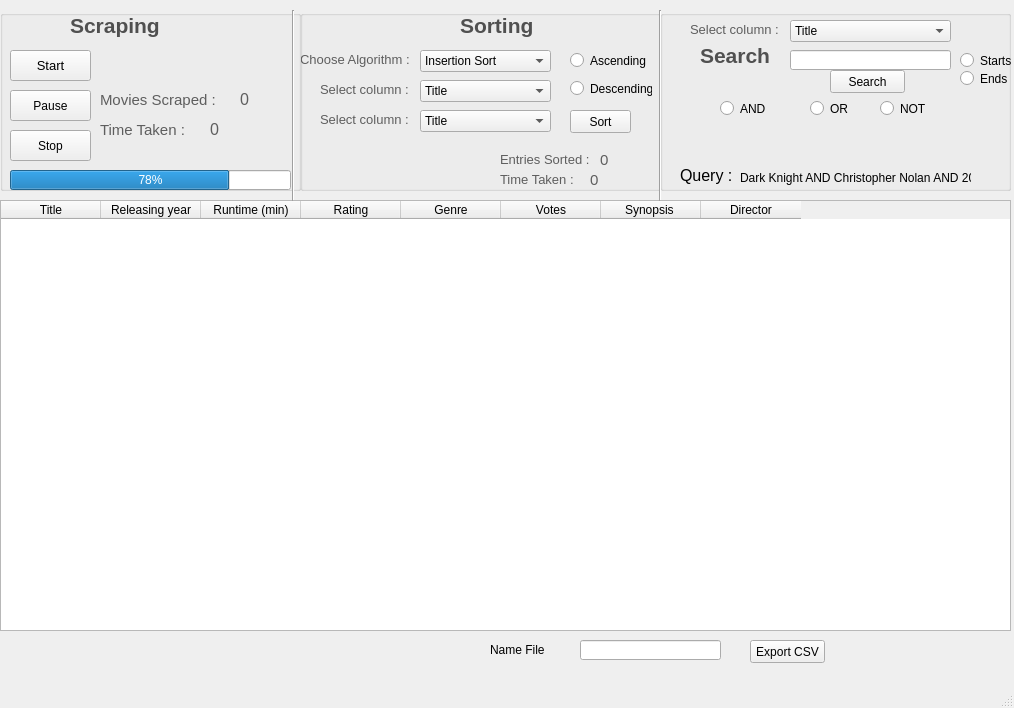
<?xml version="1.0" encoding="UTF-8"?>
<ui version="4.0">
 <class>MainWindow</class>
 <widget class="QMainWindow" name="MainWindow">
  <property name="geometry">
   <rect>
    <x>0</x>
    <y>0</y>
    <width>1014</width>
    <height>708</height>
   </rect>
  </property>
  <property name="minimumSize">
   <size>
    <width>1014</width>
    <height>708</height>
   </size>
  </property>
  <property name="maximumSize">
   <size>
    <width>1014</width>
    <height>708</height>
   </size>
  </property>
  <property name="windowTitle">
   <string>Moies Scrappy</string>
  </property>
  <property name="windowIcon">
   <iconset>
    <normaloff>C:/Users/Umair manzoor/Downloads/1486486316-arrow-film-movie-play-player-start-video_81236.ico</normaloff>C:/Users/Umair manzoor/Downloads/1486486316-arrow-film-movie-play-player-start-video_81236.ico</iconset>
  </property>
  <property name="styleSheet">
   <string notr="true"/>
  </property>
  <widget class="QWidget" name="centralwidget">
   <property name="minimumSize">
    <size>
     <width>1014</width>
     <height>667</height>
    </size>
   </property>
   <property name="maximumSize">
    <size>
     <width>1014</width>
     <height>667</height>
    </size>
   </property>
   <widget class="QGroupBox" name="groupBox">
    <property name="geometry">
     <rect>
      <x>0</x>
      <y>10</y>
      <width>301</width>
      <height>181</height>
     </rect>
    </property>
    <property name="whatsThis">
     <string/>
    </property>
    <property name="autoFillBackground">
     <bool>true</bool>
    </property>
    <property name="title">
     <string/>
    </property>
    <property name="flat">
     <bool>true</bool>
    </property>
    <widget class="QPushButton" name="Start_Button">
     <property name="geometry">
      <rect>
       <x>10</x>
       <y>40</y>
       <width>81</width>
       <height>31</height>
      </rect>
     </property>
     <property name="font">
      <font>
       <family>MS Shell Dlg 2</family>
       <pointsize>10</pointsize>
      </font>
     </property>
     <property name="text">
      <string>Start</string>
     </property>
    </widget>
    <widget class="QPushButton" name="Pause_button">
     <property name="geometry">
      <rect>
       <x>10</x>
       <y>80</y>
       <width>81</width>
       <height>31</height>
      </rect>
     </property>
     <property name="text">
      <string>Pause</string>
     </property>
    </widget>
    <widget class="QPushButton" name="Stop_button">
     <property name="geometry">
      <rect>
       <x>10</x>
       <y>120</y>
       <width>81</width>
       <height>31</height>
      </rect>
     </property>
     <property name="text">
      <string>Stop</string>
     </property>
     <property name="autoDefault">
      <bool>false</bool>
     </property>
     <property name="default">
      <bool>false</bool>
     </property>
     <property name="flat">
      <bool>false</bool>
     </property>
    </widget>
    <widget class="QProgressBar" name="Scraping_progress">
     <property name="geometry">
      <rect>
       <x>10</x>
       <y>160</y>
       <width>281</width>
       <height>20</height>
      </rect>
     </property>
     <property name="value">
      <number>78</number>
     </property>
    </widget>
    <widget class="QLabel" name="Movies_count">
     <property name="geometry">
      <rect>
       <x>240</x>
       <y>80</y>
       <width>47</width>
       <height>20</height>
      </rect>
     </property>
     <property name="font">
      <font>
       <family>MS Sans Serif</family>
       <pointsize>12</pointsize>
      </font>
     </property>
     <property name="text">
      <string>&lt;html&gt;&lt;head/&gt;&lt;body&gt;&lt;p&gt;&lt;span style=&quot; color:#5e5e5e;&quot;&gt;0&lt;/span&gt;&lt;/p&gt;&lt;/body&gt;&lt;/html&gt;</string>
     </property>
    </widget>
    <widget class="QLabel" name="Movies_count_Label">
     <property name="geometry">
      <rect>
       <x>100</x>
       <y>80</y>
       <width>121</width>
       <height>20</height>
      </rect>
     </property>
     <property name="font">
      <font>
       <family>MS Sans Serif</family>
       <pointsize>15</pointsize>
      </font>
     </property>
     <property name="text">
      <string>&lt;html&gt;&lt;head/&gt;&lt;body&gt;&lt;p&gt;&lt;span style=&quot; font-size:11pt; color:#5e5e5e;&quot;&gt;Movies Scraped :&lt;/span&gt;&lt;/p&gt;&lt;/body&gt;&lt;/html&gt;</string>
     </property>
    </widget>
    <widget class="QLabel" name="MoviesTime_count_Label_2">
     <property name="geometry">
      <rect>
       <x>100</x>
       <y>110</y>
       <width>121</width>
       <height>20</height>
      </rect>
     </property>
     <property name="font">
      <font>
       <family>MS Sans Serif</family>
       <pointsize>15</pointsize>
      </font>
     </property>
     <property name="text">
      <string>&lt;html&gt;&lt;head/&gt;&lt;body&gt;&lt;p&gt;&lt;span style=&quot; font-size:11pt; color:#5e5e5e;&quot;&gt;Time Taken :&lt;/span&gt;&lt;/p&gt;&lt;/body&gt;&lt;/html&gt;</string>
     </property>
    </widget>
    <widget class="QLabel" name="Scraping_Time_count">
     <property name="geometry">
      <rect>
       <x>210</x>
       <y>110</y>
       <width>81</width>
       <height>20</height>
      </rect>
     </property>
     <property name="font">
      <font>
       <family>MS Sans Serif</family>
       <pointsize>12</pointsize>
      </font>
     </property>
     <property name="text">
      <string>&lt;html&gt;&lt;head/&gt;&lt;body&gt;&lt;p&gt;&lt;span style=&quot; color:#5e5e5e;&quot;&gt;0&lt;/span&gt;&lt;/p&gt;&lt;/body&gt;&lt;/html&gt;</string>
     </property>
    </widget>
    <widget class="QLabel" name="label">
     <property name="geometry">
      <rect>
       <x>70</x>
       <y>0</y>
       <width>161</width>
       <height>31</height>
      </rect>
     </property>
     <property name="text">
      <string>&lt;html&gt;&lt;head/&gt;&lt;body&gt;&lt;p&gt;&lt;span style=&quot; font-size:16pt; font-weight:600; color:#505050;&quot;&gt;Scraping&lt;/span&gt;&lt;/p&gt;&lt;/body&gt;&lt;/html&gt;</string>
     </property>
    </widget>
   </widget>
   <widget class="QGroupBox" name="Descending_Radio">
    <property name="geometry">
     <rect>
      <x>300</x>
      <y>10</y>
      <width>361</width>
      <height>181</height>
     </rect>
    </property>
    <property name="autoFillBackground">
     <bool>true</bool>
    </property>
    <property name="title">
     <string/>
    </property>
    <property name="flat">
     <bool>true</bool>
    </property>
    <widget class="QLabel" name="label_2">
     <property name="geometry">
      <rect>
       <x>160</x>
       <y>0</y>
       <width>161</width>
       <height>31</height>
      </rect>
     </property>
     <property name="text">
      <string>&lt;html&gt;&lt;head/&gt;&lt;body&gt;&lt;p&gt;&lt;span style=&quot; font-size:16pt; font-weight:600; color:#505050;&quot;&gt;Sorting&lt;/span&gt;&lt;/p&gt;&lt;/body&gt;&lt;/html&gt;</string>
     </property>
    </widget>
    <widget class="QComboBox" name="Algorithm_list">
     <property name="geometry">
      <rect>
       <x>120</x>
       <y>40</y>
       <width>131</width>
       <height>22</height>
      </rect>
     </property>
     <item>
      <property name="text">
       <string>Insertion Sort</string>
      </property>
     </item>
     <item>
      <property name="text">
       <string>Selection Sort</string>
      </property>
     </item>
     <item>
      <property name="text">
       <string>Merge Sort</string>
      </property>
     </item>
     <item>
      <property name="text">
       <string>Quick Sort</string>
      </property>
     </item>
     <item>
      <property name="text">
       <string>Counting Sort</string>
      </property>
     </item>
     <item>
      <property name="text">
       <string>Radix Sort</string>
      </property>
     </item>
     <item>
      <property name="text">
       <string>Bucket Sort</string>
      </property>
     </item>
     <item>
      <property name="text">
       <string>Shell Sort</string>
      </property>
     </item>
     <item>
      <property name="text">
       <string>Cocktail sort</string>
      </property>
     </item>
     <item>
      <property name="text">
       <string>Cycle Sort</string>
      </property>
     </item>
    </widget>
    <widget class="QLabel" name="Movies_count_Label_2">
     <property name="geometry">
      <rect>
       <x>0</x>
       <y>40</y>
       <width>111</width>
       <height>20</height>
      </rect>
     </property>
     <property name="font">
      <font>
       <family>MS Sans Serif</family>
       <pointsize>15</pointsize>
      </font>
     </property>
     <property name="text">
      <string>&lt;html&gt;&lt;head/&gt;&lt;body&gt;&lt;p&gt;&lt;span style=&quot; font-size:10pt; color:#5e5e5e;&quot;&gt;Choose Algorithm :&lt;/span&gt;&lt;/p&gt;&lt;/body&gt;&lt;/html&gt;</string>
     </property>
    </widget>
    <widget class="QLabel" name="Movies_count_Label_3">
     <property name="geometry">
      <rect>
       <x>20</x>
       <y>70</y>
       <width>91</width>
       <height>20</height>
      </rect>
     </property>
     <property name="font">
      <font>
       <family>MS Sans Serif</family>
       <pointsize>15</pointsize>
      </font>
     </property>
     <property name="text">
      <string>&lt;html&gt;&lt;head/&gt;&lt;body&gt;&lt;p&gt;&lt;span style=&quot; font-size:10pt; color:#5e5e5e;&quot;&gt;Select column :&lt;/span&gt;&lt;/p&gt;&lt;/body&gt;&lt;/html&gt;</string>
     </property>
    </widget>
    <widget class="QComboBox" name="Column_CB_2">
     <property name="geometry">
      <rect>
       <x>120</x>
       <y>70</y>
       <width>131</width>
       <height>22</height>
      </rect>
     </property>
     <item>
      <property name="text">
       <string>Title</string>
      </property>
     </item>
     <item>
      <property name="text">
       <string>Realse year</string>
      </property>
     </item>
     <item>
      <property name="text">
       <string>Runtime</string>
      </property>
     </item>
     <item>
      <property name="text">
       <string>Votes</string>
      </property>
     </item>
     <item>
      <property name="text">
       <string>Genre</string>
      </property>
     </item>
     <item>
      <property name="text">
       <string>Cast</string>
      </property>
     </item>
     <item>
      <property name="text">
       <string>Director</string>
      </property>
     </item>
    </widget>
    <widget class="QRadioButton" name="Ascending_Radio">
     <property name="geometry">
      <rect>
       <x>270</x>
       <y>40</y>
       <width>82</width>
       <height>21</height>
      </rect>
     </property>
     <property name="text">
      <string>Ascending</string>
     </property>
    </widget>
    <widget class="QRadioButton" name="radioButton">
     <property name="geometry">
      <rect>
       <x>270</x>
       <y>70</y>
       <width>82</width>
       <height>17</height>
      </rect>
     </property>
     <property name="text">
      <string>Descending</string>
     </property>
    </widget>
    <widget class="QLabel" name="Sorting_Time_count">
     <property name="geometry">
      <rect>
       <x>290</x>
       <y>160</y>
       <width>61</width>
       <height>20</height>
      </rect>
     </property>
     <property name="font">
      <font>
       <family>MS Sans Serif</family>
       <pointsize>12</pointsize>
      </font>
     </property>
     <property name="text">
      <string>&lt;html&gt;&lt;head/&gt;&lt;body&gt;&lt;p&gt;&lt;span style=&quot; font-size:11pt; color:#5e5e5e;&quot;&gt;0&lt;/span&gt;&lt;/p&gt;&lt;/body&gt;&lt;/html&gt;</string>
     </property>
    </widget>
    <widget class="QLabel" name="MoviesTime_count_Label_3">
     <property name="geometry">
      <rect>
       <x>200</x>
       <y>160</y>
       <width>121</width>
       <height>20</height>
      </rect>
     </property>
     <property name="font">
      <font>
       <family>MS Sans Serif</family>
       <pointsize>15</pointsize>
      </font>
     </property>
     <property name="text">
      <string>&lt;html&gt;&lt;head/&gt;&lt;body&gt;&lt;p&gt;&lt;span style=&quot; font-size:10pt; color:#5e5e5e;&quot;&gt;Time Taken :&lt;/span&gt;&lt;/p&gt;&lt;/body&gt;&lt;/html&gt;</string>
     </property>
    </widget>
    <widget class="QLabel" name="Movies_count_Label_4">
     <property name="geometry">
      <rect>
       <x>200</x>
       <y>140</y>
       <width>121</width>
       <height>20</height>
      </rect>
     </property>
     <property name="font">
      <font>
       <family>MS Sans Serif</family>
       <pointsize>15</pointsize>
      </font>
     </property>
     <property name="text">
      <string>&lt;html&gt;&lt;head/&gt;&lt;body&gt;&lt;p&gt;&lt;span style=&quot; font-size:10pt; color:#5e5e5e;&quot;&gt;Entries Sorted :&lt;/span&gt;&lt;/p&gt;&lt;/body&gt;&lt;/html&gt;</string>
     </property>
    </widget>
    <widget class="QLabel" name="Movies_Sorted">
     <property name="geometry">
      <rect>
       <x>300</x>
       <y>140</y>
       <width>47</width>
       <height>20</height>
      </rect>
     </property>
     <property name="font">
      <font>
       <family>MS Sans Serif</family>
       <pointsize>12</pointsize>
      </font>
     </property>
     <property name="text">
      <string>&lt;html&gt;&lt;head/&gt;&lt;body&gt;&lt;p&gt;&lt;span style=&quot; font-size:11pt; color:#5e5e5e;&quot;&gt;0&lt;/span&gt;&lt;/p&gt;&lt;/body&gt;&lt;/html&gt;</string>
     </property>
    </widget>
    <widget class="QComboBox" name="MultiColumn_CB">
     <property name="geometry">
      <rect>
       <x>120</x>
       <y>100</y>
       <width>131</width>
       <height>22</height>
      </rect>
     </property>
     <item>
      <property name="text">
       <string>Title</string>
      </property>
     </item>
     <item>
      <property name="text">
       <string>Realse year</string>
      </property>
     </item>
     <item>
      <property name="text">
       <string>Runtime</string>
      </property>
     </item>
     <item>
      <property name="text">
       <string>Votes</string>
      </property>
     </item>
     <item>
      <property name="text">
       <string>Genre</string>
      </property>
     </item>
     <item>
      <property name="text">
       <string>Cast</string>
      </property>
     </item>
     <item>
      <property name="text">
       <string>Director</string>
      </property>
     </item>
    </widget>
    <widget class="QLabel" name="Movies_count_Label_5">
     <property name="geometry">
      <rect>
       <x>20</x>
       <y>100</y>
       <width>91</width>
       <height>20</height>
      </rect>
     </property>
     <property name="font">
      <font>
       <family>MS Sans Serif</family>
       <pointsize>15</pointsize>
      </font>
     </property>
     <property name="text">
      <string>&lt;html&gt;&lt;head/&gt;&lt;body&gt;&lt;p&gt;&lt;span style=&quot; font-size:10pt; color:#5e5e5e;&quot;&gt;Select column :&lt;/span&gt;&lt;/p&gt;&lt;/body&gt;&lt;/html&gt;</string>
     </property>
    </widget>
    <widget class="QPushButton" name="Button_Sort">
     <property name="geometry">
      <rect>
       <x>270</x>
       <y>100</y>
       <width>61</width>
       <height>23</height>
      </rect>
     </property>
     <property name="text">
      <string>Sort</string>
     </property>
    </widget>
   </widget>
   <widget class="QGroupBox" name="groupBox_3">
    <property name="geometry">
     <rect>
      <x>660</x>
      <y>10</y>
      <width>351</width>
      <height>181</height>
     </rect>
    </property>
    <property name="autoFillBackground">
     <bool>true</bool>
    </property>
    <property name="title">
     <string/>
    </property>
    <property name="flat">
     <bool>true</bool>
    </property>
    <widget class="QComboBox" name="Column_CB">
     <property name="geometry">
      <rect>
       <x>130</x>
       <y>10</y>
       <width>161</width>
       <height>22</height>
      </rect>
     </property>
     <item>
      <property name="text">
       <string>Title</string>
      </property>
     </item>
     <item>
      <property name="text">
       <string>Realse year</string>
      </property>
     </item>
     <item>
      <property name="text">
       <string>Runtime</string>
      </property>
     </item>
     <item>
      <property name="text">
       <string>Votes</string>
      </property>
     </item>
     <item>
      <property name="text">
       <string>Genre</string>
      </property>
     </item>
     <item>
      <property name="text">
       <string>Cast</string>
      </property>
     </item>
     <item>
      <property name="text">
       <string>Director</string>
      </property>
     </item>
    </widget>
    <widget class="QLabel" name="Column_label">
     <property name="geometry">
      <rect>
       <x>30</x>
       <y>10</y>
       <width>91</width>
       <height>20</height>
      </rect>
     </property>
     <property name="font">
      <font>
       <family>MS Sans Serif</family>
       <pointsize>15</pointsize>
      </font>
     </property>
     <property name="text">
      <string>&lt;html&gt;&lt;head/&gt;&lt;body&gt;&lt;p&gt;&lt;span style=&quot; font-size:10pt; color:#5e5e5e;&quot;&gt;Select column :&lt;/span&gt;&lt;/p&gt;&lt;/body&gt;&lt;/html&gt;</string>
     </property>
    </widget>
    <widget class="QRadioButton" name="Starts_radio">
     <property name="geometry">
      <rect>
       <x>300</x>
       <y>40</y>
       <width>82</width>
       <height>21</height>
      </rect>
     </property>
     <property name="text">
      <string>Starts</string>
     </property>
    </widget>
    <widget class="QRadioButton" name="Ends_Radio">
     <property name="geometry">
      <rect>
       <x>300</x>
       <y>60</y>
       <width>82</width>
       <height>17</height>
      </rect>
     </property>
     <property name="text">
      <string>Ends</string>
     </property>
    </widget>
    <widget class="QLineEdit" name="lineEdit">
     <property name="geometry">
      <rect>
       <x>130</x>
       <y>40</y>
       <width>161</width>
       <height>20</height>
      </rect>
     </property>
    </widget>
    <widget class="QLabel" name="label_3">
     <property name="geometry">
      <rect>
       <x>40</x>
       <y>30</y>
       <width>101</width>
       <height>31</height>
      </rect>
     </property>
     <property name="text">
      <string>&lt;html&gt;&lt;head/&gt;&lt;body&gt;&lt;p&gt;&lt;span style=&quot; font-size:16pt; font-weight:600; color:#505050;&quot;&gt;Search&lt;/span&gt;&lt;/p&gt;&lt;/body&gt;&lt;/html&gt;</string>
     </property>
    </widget>
    <widget class="QRadioButton" name="AND_Radio">
     <property name="geometry">
      <rect>
       <x>60</x>
       <y>90</y>
       <width>82</width>
       <height>17</height>
      </rect>
     </property>
     <property name="text">
      <string>AND</string>
     </property>
    </widget>
    <widget class="QRadioButton" name="OR_Radio">
     <property name="geometry">
      <rect>
       <x>150</x>
       <y>90</y>
       <width>82</width>
       <height>17</height>
      </rect>
     </property>
     <property name="text">
      <string>OR</string>
     </property>
    </widget>
    <widget class="QRadioButton" name="NOT_Radio">
     <property name="geometry">
      <rect>
       <x>220</x>
       <y>90</y>
       <width>82</width>
       <height>17</height>
      </rect>
     </property>
     <property name="text">
      <string>NOT</string>
     </property>
    </widget>
    <widget class="QLabel" name="label_4">
     <property name="geometry">
      <rect>
       <x>20</x>
       <y>150</y>
       <width>51</width>
       <height>31</height>
      </rect>
     </property>
     <property name="text">
      <string>&lt;html&gt;&lt;head/&gt;&lt;body&gt;&lt;p&gt;&lt;span style=&quot; font-size:12pt;&quot;&gt;Query : &lt;/span&gt;&lt;/p&gt;&lt;/body&gt;&lt;/html&gt;</string>
     </property>
    </widget>
    <widget class="QPushButton" name="Search_Button">
     <property name="geometry">
      <rect>
       <x>170</x>
       <y>60</y>
       <width>75</width>
       <height>23</height>
      </rect>
     </property>
     <property name="text">
      <string>Search</string>
     </property>
    </widget>
    <widget class="QLabel" name="label_5">
     <property name="geometry">
      <rect>
       <x>80</x>
       <y>160</y>
       <width>231</width>
       <height>16</height>
      </rect>
     </property>
     <property name="text">
      <string>Dark Knight AND Christopher Nolan AND 2006</string>
     </property>
    </widget>
   </widget>
   <widget class="QTableWidget" name="tableWidget">
    <property name="geometry">
     <rect>
      <x>0</x>
      <y>200</y>
      <width>1011</width>
      <height>431</height>
     </rect>
    </property>
    <column>
     <property name="text">
      <string>Title</string>
     </property>
    </column>
    <column>
     <property name="text">
      <string>Releasing year</string>
     </property>
    </column>
    <column>
     <property name="text">
      <string>Runtime (min)</string>
     </property>
    </column>
    <column>
     <property name="text">
      <string>Rating</string>
     </property>
    </column>
    <column>
     <property name="text">
      <string>Genre</string>
     </property>
    </column>
    <column>
     <property name="text">
      <string>Votes</string>
     </property>
    </column>
    <column>
     <property name="text">
      <string>Synopsis </string>
     </property>
    </column>
    <column>
     <property name="text">
      <string>Director</string>
     </property>
    </column>
   </widget>
   <widget class="Line" name="line">
    <property name="geometry">
     <rect>
      <x>283</x>
      <y>10</y>
      <width>20</width>
      <height>191</height>
     </rect>
    </property>
    <property name="orientation">
     <enum>Qt::Vertical</enum>
    </property>
   </widget>
   <widget class="Line" name="line_2">
    <property name="geometry">
     <rect>
      <x>650</x>
      <y>10</y>
      <width>20</width>
      <height>191</height>
     </rect>
    </property>
    <property name="orientation">
     <enum>Qt::Vertical</enum>
    </property>
   </widget>
   <widget class="QLineEdit" name="Name_Csv">
    <property name="geometry">
     <rect>
      <x>580</x>
      <y>640</y>
      <width>141</width>
      <height>20</height>
     </rect>
    </property>
   </widget>
   <widget class="QLabel" name="label_7">
    <property name="geometry">
     <rect>
      <x>490</x>
      <y>640</y>
      <width>91</width>
      <height>20</height>
     </rect>
    </property>
    <property name="font">
     <font>
      <pointsize>9</pointsize>
     </font>
    </property>
    <property name="text">
     <string>Name File</string>
    </property>
   </widget>
   <widget class="QPushButton" name="Export">
    <property name="geometry">
     <rect>
      <x>750</x>
      <y>640</y>
      <width>75</width>
      <height>23</height>
     </rect>
    </property>
    <property name="text">
     <string>Export CSV</string>
    </property>
   </widget>
   <zorder>Descending_Radio</zorder>
   <zorder>groupBox_3</zorder>
   <zorder>groupBox</zorder>
   <zorder>tableWidget</zorder>
   <zorder>line</zorder>
   <zorder>line_2</zorder>
   <zorder>Name_Csv</zorder>
   <zorder>label_7</zorder>
   <zorder>Export</zorder>
  </widget>
  <widget class="QMenuBar" name="menubar">
   <property name="geometry">
    <rect>
     <x>0</x>
     <y>0</y>
     <width>1014</width>
     <height>21</height>
    </rect>
   </property>
  </widget>
  <widget class="QStatusBar" name="statusbar"/>
 </widget>
 <resources/>
 <connections/>
</ui>
